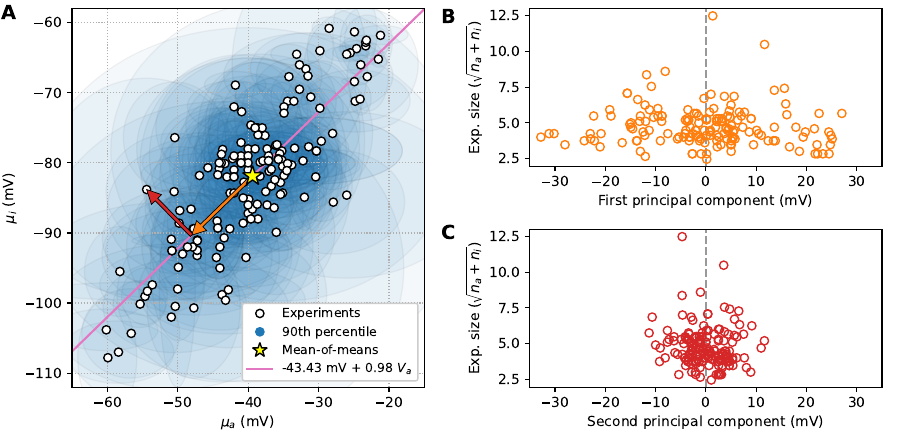

This chart was generated by the following Python code:
#!/usr/bin/env python3
#
# Figure 2: Correlation between Va and Vi
#
import matplotlib
import matplotlib.pyplot as plt
import numpy as np

import base

# Sigma multiplier to get 90-th percentile
# Find as -scipy.stats.norm.ppf(0.05)
s90 = 1.6448536269514729

show_big=False

# Gather data
print('Gathering data')
with base.connect() as con:
    c = con.cursor()

    # Get all data
    def get(query):
        """ Return rows of [pub, va, vi, stda, stdi, na, ni]. """
        pub, va, vi, stda, stdi, na, ni = [], [], [], [], [], [], []
        for row in c.execute(query):
            pub.append(row['pub'])
            va.append(row['va'])
            vi.append(row['vi'])
            stda.append(row['stda'])
            stdi.append(row['stdi'])
            na.append(row['na'])
            ni.append(row['ni'])
        return pub, va, vi, stda, stdi, na, ni

    # Get all data, plus data split into biggest subset and rest
    q = ('select pub, va, stda, vi, stdi, na, ni from midpoints_wt'
         ' where (stda != 0 AND stdi != 0)')
    d_all = get(q)
    n_all = len(d_all[0])
    w = 'sequence == "astar" and beta1 == "yes" and cell == "HEK"'
    d_big = get(q + ' and (' + w + ')')
    n_big = len(d_big[0])
    w = ('sequence != "astar" or beta1 != "yes" or cell != "HEK"'
         ' or sequence is null or beta1 is null or cell is null')
    d_not = get(q + ' and (' + w + ')')
    n_not = len(d_not[0])
    print(f'Counts: All {n_all}, Biggest {n_big}, Remainder {n_not}')


# Fit line
va, vi = d_all[1], d_all[2]
p1 = np.corrcoef(va, vi)[1, 0]
b1, a1 = np.polyfit(va, vi, 1)
print('Fit to all data')
print(f'  a, b: {a1}, {b1}')
print(f'  Pearson correlation coefficient: {p1}')
mu_a, mu_i = np.mean(va), np.mean(vi)
print('Mean:')
print(f'  {mu_a}')
print(f'  {mu_i}')
va, vi = d_big[1], d_big[2]
p2 = np.corrcoef(va, vi)[1, 0]
b2, a2 = np.polyfit(va, vi, 1)
print('Fit to biggest subgroup')
print(f'  a, b: {a2}, {b2}')
print(f'  Pearson correlation coefficient: {p2}')

#
# Create figure
#
print('Creating figure')
fig = plt.figure(figsize=(9, 4.6))    # Two column size
fig.subplots_adjust(0.08, 0.10, 0.97, 0.98, hspace=0.4, wspace=0.3)

grid = fig.add_gridspec(2, 2)

c1 = 'tab:orange'
c2 = 'tab:red'

ax = fig.add_subplot(grid[:, 0])
ax.set_xlabel('$\mu_a$ (mV)')
ax.set_ylabel('$\mu_i$ (mV)')
ax.grid(True, ls=':')
xlim = -65, -15
ylim = -115, -55
ax.set_xlim(*xlim)
ax.set_ylim(*ylim)

# Ellipses
for va, vi, stda, stdi in zip(*d_all[1:5]):
    e = matplotlib.patches.Ellipse(
        (va, vi), width=2 * s90 * stda, height=2 * s90 * stdi,
        facecolor='tab:blue', edgecolor='k', alpha=0.05)
    ax.add_artist(e).set_rasterized(True)

# Projections / orthogonal
a, b = a1, b1

# Mean x and y, projected onto line (should pretty much equal the mean)
va, vi = np.mean(d_all[1]), np.mean(d_all[2])
f = (va + (vi - a) * b) / (1 + b * b)
mx, my = f, a + f * b

# Project all points onto fit, then get tangential and orthogonal length
d1s, d2s = [], []
for va, vi in zip(d_all[1], d_all[2]):
    f = (va + (vi - a) * b) / (1 + b * b)
    x, y = f, a + f * b

    d1 = np.sqrt((va - x)**2 + (vi - y)**2)
    d2 = np.sqrt((mx - x)**2 + (my - y)**2)

    d1 *= (1 if vi > y else -1)
    d2 *= (1 if x > mx else -1)

    #ax.plot((va, x), (vi, y), color='#999999', lw=1)
    #ax.plot((mx, x), (my, y), color='k', zorder=20)

    d1s.append(d1)
    d2s.append(d2)
d1s, d2s = np.array(d1s), np.array(d2s)

# Linear fit
xlim = np.array(xlim)
l1 = ax.plot(xlim, a1 + b1 * xlim, '-', color='tab:pink',
             label=f'{a1:.2f} mV + {b1:.2f} $V_a$')

# Midpoints
m = 'o'
if show_big:
    ax.plot(d_not[1], d_not[2], m, color='k', markerfacecolor='w')
    ax.plot(d_big[1], d_big[2], m, color='k')
else:
    ax.plot(d_all[1], d_all[2], m, color='k', markerfacecolor='w')


# Example decomposition
if False:
    # Find the index of an example point
    for i, va in enumerate(d_all[1]):
        if va > -58 and va < -52:
            vi = d_all[2][i]
            if vi < -81 and vi > -85:
                print(i, va, vi)

i = 82
va, vi = d_all[1][i], d_all[2][i]
f = (va + (vi - a) * b) / (1 + b * b)
x, y = f, a + f * b
arrow = dict(length_includes_head=True, edgecolor='k',
             width=0.5, head_width=2.0, head_length=2.0, lw=0.5, zorder=3)
ar1 = ax.arrow(mu_a, mu_i, (x - mu_a), (y - mu_i), facecolor=c1, **arrow)
ar2 = ax.arrow(x, y, (va - x), (vi - y), facecolor=c2, **arrow)
print(f'Example point: {va}, {vi}')

# Mean
mean = ax.plot(mu_a, mu_i, '*', color='yellow', lw=5, markersize=15,
               markeredgecolor='k', markeredgewidth=1, label='mean', zorder=4)
# Custom legend
def l2d(**kwargs):
    return matplotlib.lines.Line2D([0], [0], **kwargs)

ms2 = 12
elements = [
    l2d(marker=m, color='k', ls='none', markerfacecolor='w',
        label=f'Experiments'),
    l2d(marker=m, color='tab:blue', ls='none', label=r'90th percentile'),
    l2d(marker='*', ls='none', color='yellow', markersize=11,
        markeredgecolor='k', label='Mean-of-means'),
    l1[0],
]
if show_big:
    elements = [
        l2d(marker=m, color='k', ls='none',
            label=f'a*, $\\beta 1$, HEK (n={n_big})'),
        l2d(marker=m, color='k', ls='none', markerfacecolor='w',
            label=f'Other (n={n_not})'),
        ] + elements[1:]

ax.legend(loc='lower right', handles=elements, framealpha=1 , fontsize=9)

# Principal components vs study size
na, ni = np.array(d_all[5]), np.array(d_all[6])
xlim = -35, 35
vline = dict(color='#999999', ls='--')
ax11 = fig.add_subplot(grid[0, 1])
ax11.set_xlabel('First principal component (mV)')
ax11.set_ylabel(r'Exp. size ($\sqrt{n_a + n_i}$)')
ax11.set_xlim(*xlim)
ax11.axvline(0, **vline)
na, ni = np.array(na), np.array(ni)
ax11.plot(d2s, np.sqrt(na + ni), 'o', markerfacecolor='none',
          markeredgecolor=c1)

# Second component
ax01 = fig.add_subplot(grid[1, 1])
ax01.set_xlabel('Second principal component (mV)')
ax01.set_ylabel(r'Exp. size ($\sqrt{n_a + n_i}$)')
ax01.set_xlim(*xlim)
ax01.axvline(0, **vline)
ax01.plot(d1s, np.sqrt(na + ni), 'o', markerfacecolor='none',
          markeredgecolor=c2)

base.axletter(ax, 'A', offset=-0.07, tweak=0.01)
base.axletter(ax11, 'B', offset=-0.085)
base.axletter(ax01, 'C', offset=-0.085, tweak=0.01)

fname = 'f2-correlation.pdf'
print(f'Saving to {fname}')
fig.savefig(fname, dpi=300)
